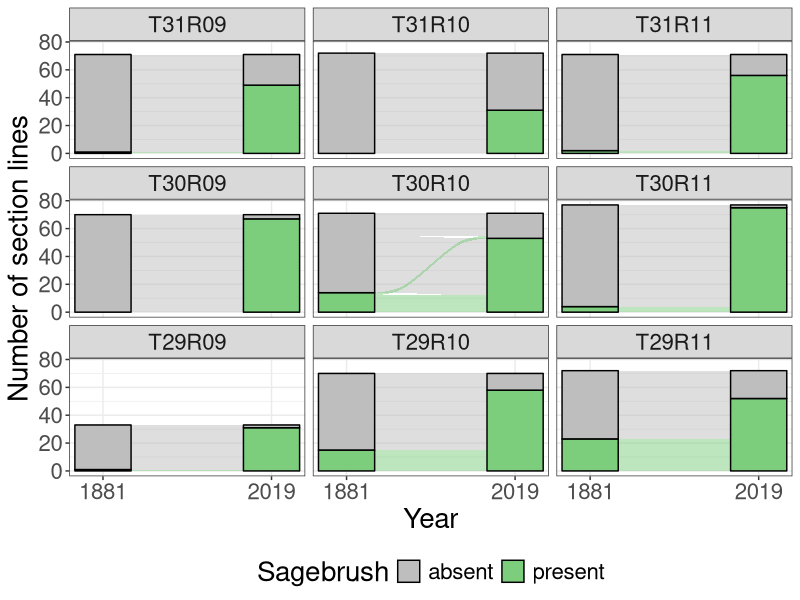
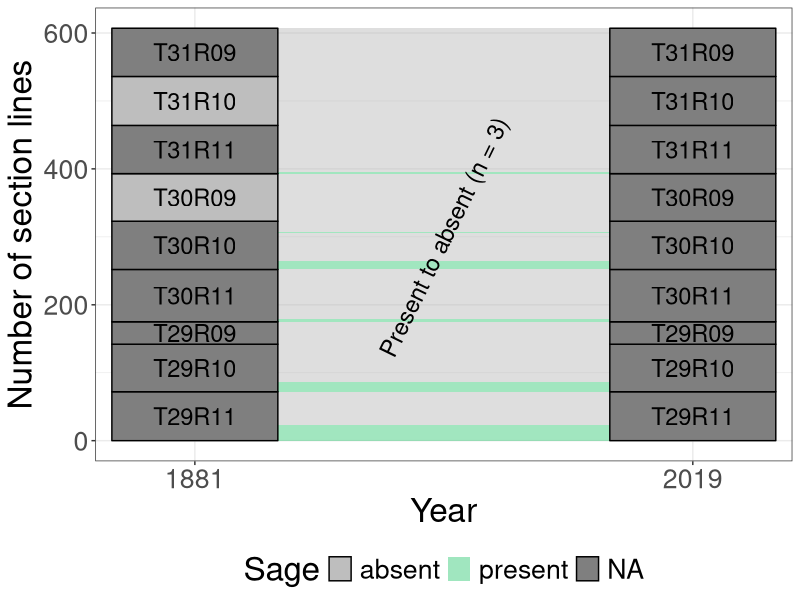
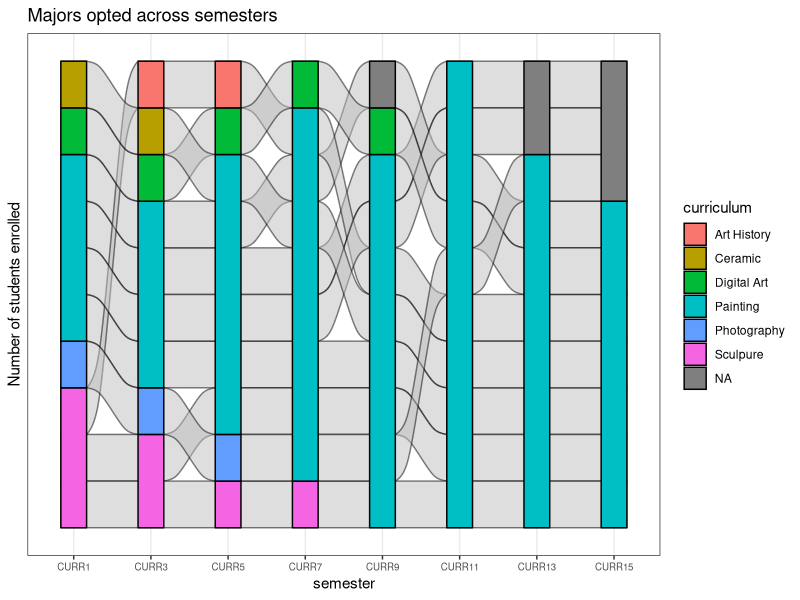
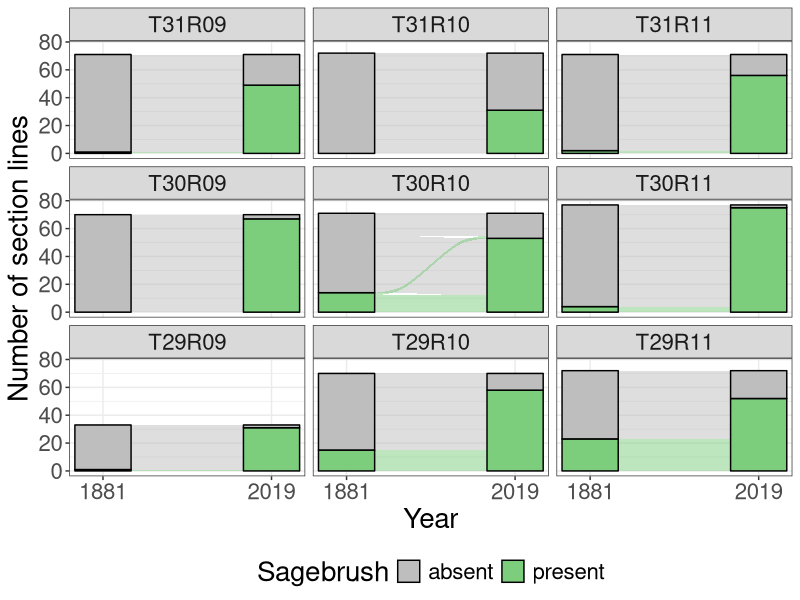
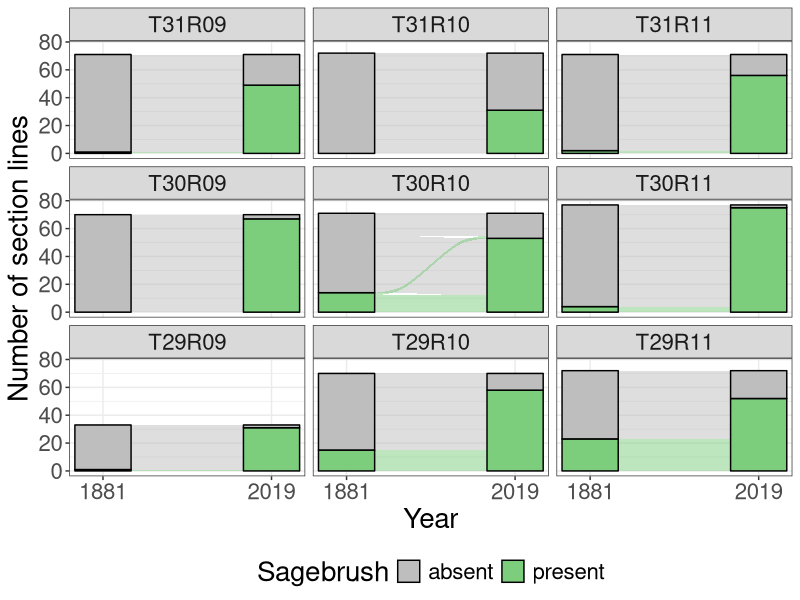
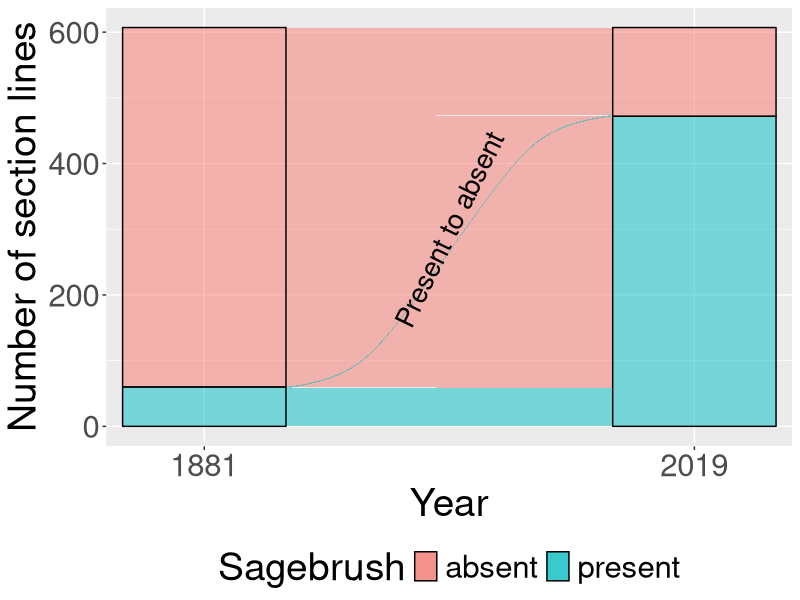
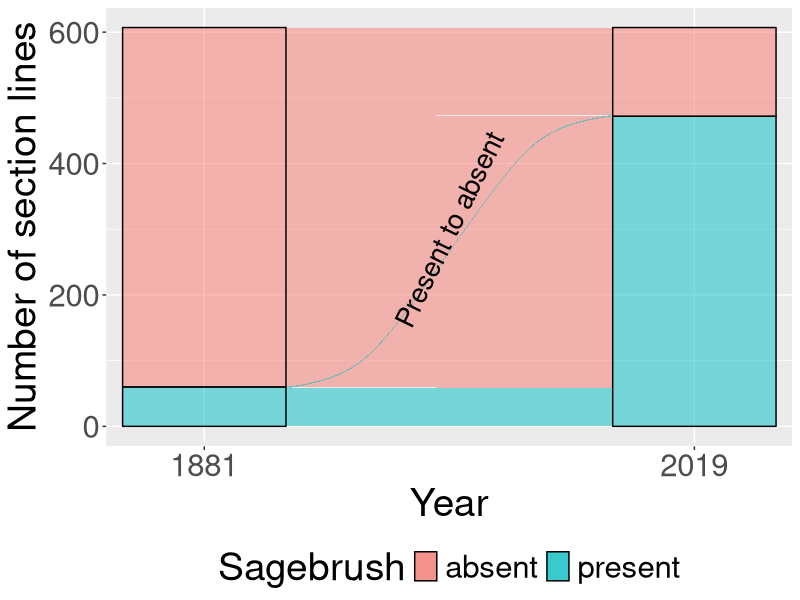

Source code (R) for these figures, in order:
#Final fig 6 10/24/22
#attempting to modify y axis label
#12/22/20 - attempting to add custom color (worked, but legend goes away!!!!)
#all good now....

#library(sf)
#library(readxl)
library(tidyverse)
library(dplyr)
library(ggplot2)
library(ggalluvial)

#idk whatim doing but im trying
#survey=year
#response=sage

#all_townships <- read.csv("data/all_townships_final.csv")
all_townships <- read.csv("./code/Vaccine_to_Sage/data/all_townships_final.csv") #added pathname to get to data folder in Vaccine_to_Sage folder

all_townships$Sage <- factor(all_townships$Sage)
all_townships$Year <- factor(all_townships$Year)
all_townships$Township <- factor(all_townships$Township)
all_townships$Segment <- factor(all_townships$Segment)

#all_townships$Township <-factor("T31R09","T31R10","T31R11","T30R09","T30R10","T30R11","T29R09","T29R10","T29R11")

#all_townships$Township <- factor(all_townships$Township, levels=c("T31R09","T31R10","T31R11","T30R09","T30R10","T30R11","T29R09","T29R10","T29R11"))

#all_townships$Township <-factor("T31R09", "T31R10", "T31R11","T30R09", "T30R10", "T30R11","T29R09", "T29R10", "T29R11")
#all_townships$Township <-factor("T29R09", "T29R10", "T29R11", "T30R09", "T30R10", "T30R11", "T31R09", "T31R10", "T31R11")
#levels(all_townships$Sage)
#levels(all_townships$Township)
#levels(all_townships$Segment)
Sagebrush <- all_townships$Sage
all_townships$Township <- factor(all_townships$Township, levels=c("T31R09","T31R10","T31R11","T30R09","T30R10","T30R11","T29R09","T29R10","T29R11"))

#all_townships <- all_townships(x = runif(100), y = runif(100), 
                  #Group = gl(5, 20, labels = LETTERS[1:5]))
#with(dat, levels(Group))
#dat <- transform(dat,
#                          Sage = factor(Sage, rev(levels(Sage))))

#notown <- select(all_townships, -Township)


#trying to add custom colors (instead of salmon/turqoise default)
##########################################################################################
#####Fig 6 - facetted Final (12/22/22)  ######################################################
################################

p<-ggplot(data = all_townships, 
       aes(alluvium = Segment, x = Year, stratum = Sage))+
  geom_flow(aes(fill = Sage))+ #this controls the flow between the stratum - fill controls color
  geom_stratum(aes(fill = Sage))+ #this controls the bars (stacked years) on outside - fill controls color
  #scale_fill_manual(values = c("grey", "green3"))+ #this changes the color of the "stratum" and flow" between plots (and in the legend)
  #scale_fill_manual(values = c("grey", "seagreen3"))+ #this changes the color of the "stratum" and flow" between plots (and in the legend)
  facet_wrap(~ Township , scales = "fixed") +
  scale_fill_manual(name = "Sagebrush",  #new legend title 
                    values = c("grey", "palegreen3"))+ #this changes the color of the "stratum" and flow" between plots (and in the legend)
  #geom_text(stat = "stratum", size = 6,#adding text labels to "stratum" bar stacks
  #          aes(label = after_stat(stratum))) +
  theme_bw()+ #remove grey background
  ylab("Number of section lines")+
  scale_x_discrete(expand = c(.1, .1)) +
  #annotate(geom = "text", x = 1.5, y = 300, label = "Present to absent (n = 2)", size=6 , angle=64)+
  theme(legend.position = "bottom")+ 
  theme(text = element_text(size=20))

p
  
###Save the REAL final, final, final Fig6 - ha  

ggsave(plot = p, device = tiff, width = 10, height = 10, dpi = 301, 
       filename = "./code/Vaccine_to_Sage/figures/final/fig6/Fig6_sage_all_final_color.tiff")
#smaller jpeg version
ggsave(plot = p, device = jpeg, width = 10, height = 10, dpi = 301, 
       filename = "./code/Vaccine_to_Sage/figures/final/fig6/Fig6_sage_all_final_color.jpeg")



#######################################################################################################
#################################################################################
########### figure 5 - default salmon color scheme - not final
final <-ggplot(all_townships,
               aes(x = Year, stratum = Sagebrush, alluvium = Segment,
                   y = c(1), 
                   #label = Sagebrush)) + 
                   fill = Sagebrush, label = Sagebrush)) + 
  scale_x_discrete(expand = c(.1, .1)) +
  geom_flow()+
  geom_stratum(alpha = 0.5)+
  #geom_flow(fill = c("grey","grey", "green3","green3", "green3","green3", "green3","green3")) +
  #geom_stratum(alpha = .5, fill = c("green3","grey", "green3","grey"))+
  #aes(fill=c("green","gray")) + this doesn't work
  #facet_wrap(~ Township , scales = "fixed") +
  labs(y="Number of section lines") +
  #scale_fill_brewer(palette = "YlGn", direction = 1) +
  #geom_text(stat = "stratum", size = 3)  + #for some reason it messes up graph when i add color?
  theme(legend.position = "bottom") +
  theme(text = element_text(size=28)) + 
  #theme_bw()+  #changes legend position and text label size - may need to change that in parentheses of theme_bw()  
  annotate(geom = "text", x = 1.5, y = 300, label = "Present to absent", size=7 , angle=64)
#scale_color_identity(guide = "legend")

#scale_colour_manual(name = "Legend", 
#                    values = c("Absent" = "grey", 
#                               "Present" = "green3"))  #because I changed the color, then need to make manual legend
#ggtitle("Sagebrush presence through time")                                  

#####################################
#save final pub ready tiff version w/ label slanted, even!! Boooyaaa!
ggsave(plot = final, device = tiff, width = 10, height = 10, dpi = 301, 
       filename = "./code/Vaccine_to_Sage/figures/final/fig5/sage_all_final_w_label.tiff")

ggsave(plot = final, device = jpeg, width = 10, height = 10, dpi = 301, 
       filename = "./code/Vaccine_to_Sage/figures/final/fig5/sage_all_final_w_label.jpeg")


######################################
#######################messing around to see if we can subdivide stratum by townships
library(ggalluvial)

final_c1<-ggplot(data = all_townships, 
                aes(alluvium = Segment, x = Year, stratum = Township))+
  #geom_flow(aes(fill = Sage))+ #this controls the flow between the stratum
  geom_flow(aes(fill = Sage))+ #this controls the flow between the stratum - fill controls color
  #geom_stratum(aes(fill = Sage)) #this controls the bars (stacked years) on outside
  geom_stratum(aes(fill = Sage))+ #this controls the bars (stacked years) on outside - fill controls color
  #scale_fill_manual(values = c("grey", "green3"))+ #this changes the color of the "stratum" and flow" between plots (and in the legend)
  scale_fill_manual(values = c("grey", "seagreen3"))+ #this changes the color of the "stratum" and flow" between plots (and in the legend)
  #scale_fill_manual(values = c("grey", "palegreen3"))+ #this changes the color of the "stratum" and flow" between plots (and in the legend)
  geom_text(stat = "stratum", size = 6,#adding text labels to "stratum" bar stacks
            aes(label = after_stat(stratum))) +
  theme_bw()+ #remove grey background
  ylab("Number of section lines")+
  scale_x_discrete(expand = c(.1, .1)) +
  annotate(geom = "text", x = 1.5, y = 300, label = "Present to absent (n = 3)", size=6 , angle=64)+
  theme(legend.position = "bottom") +
  theme(text = element_text(size=24))

final_c1  











#ex with similar data

ggplot(majors, aes(alluvium = student, x = semester, stratum = curriculum)) + 
  geom_alluvium(color = "black") +
  geom_stratum( color = "black",aes(fill=curriculum))  + 
  # Vanilla GGplot here onwards
  ggtitle("Majors opted across semesters")+
  scale_y_discrete() +
  ylab("Number of students enrolled")+
  theme_bw()+
  theme(axis.text = element_text(size = 7))














